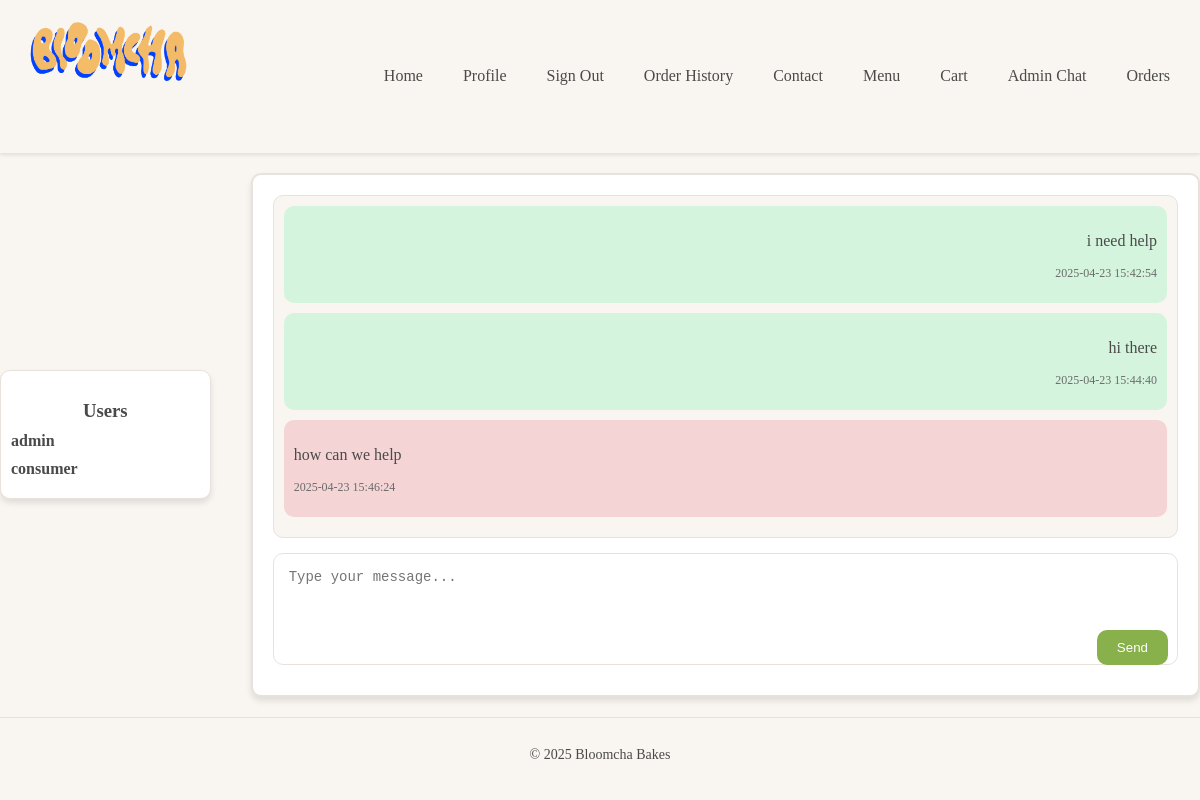
Before: /admin/chat/3 (signed in) with the older database file.
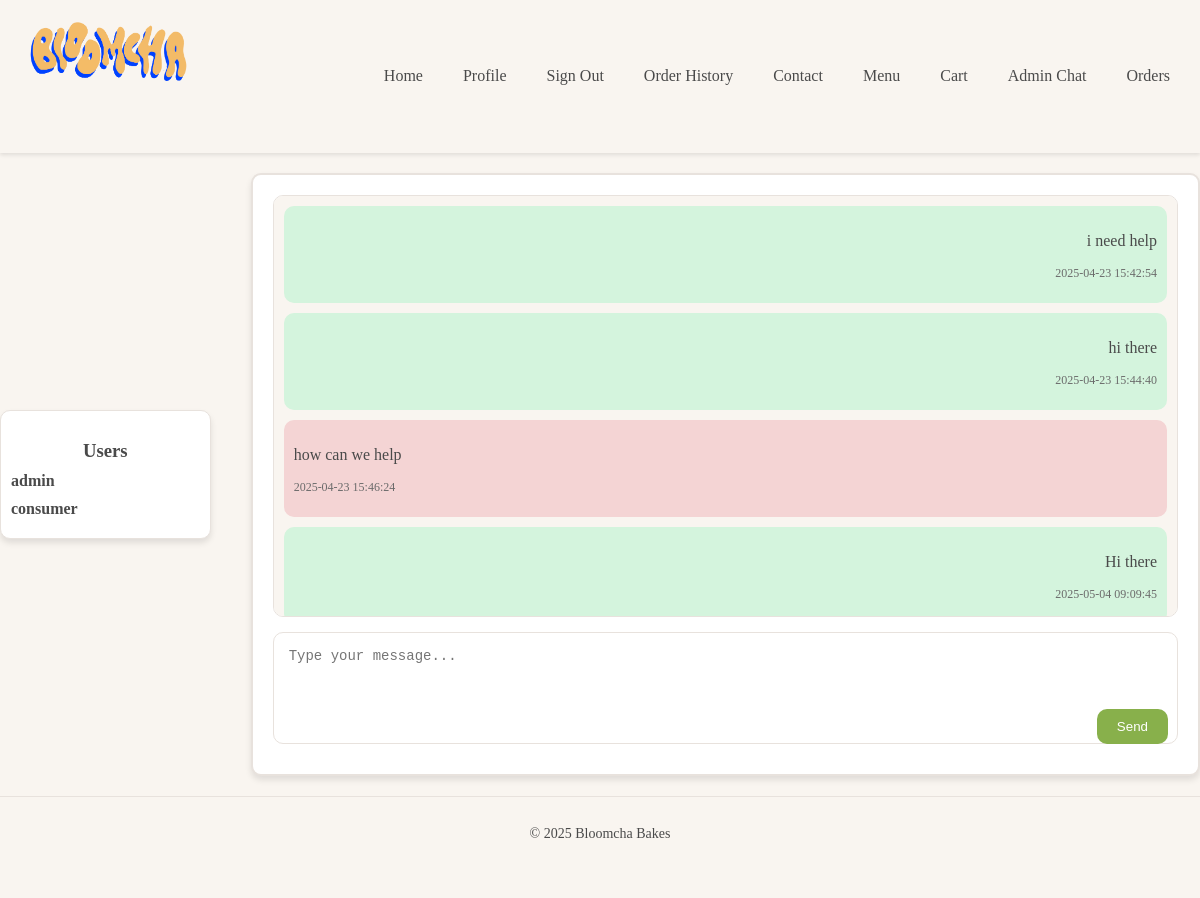
After: the same page with the newer database file.
### CreateDatabase.py (models this page shows)
class User(Base):
    __tablename__ = 'Users'
    user_id = Column(Integer, primary_key=True, autoincrement=True)
    username = Column(String, nullable=False, unique=True)
    name = Column(String, nullable=False)
    email = Column(String, nullable=False, unique=True)
    password = Column(String, nullable=False)
    profile_image = Column(String)  # Path or URL to the profile picture
    location = Column(String)
    role = Column(String, nullable=False, default="Buyer")  # Role: "Administrator" or "Buyer"
    desserts = relationship("Dessert", back_populates="user")
    messages_sent = relationship("Message", foreign_keys="Message.sender_id", back_populates="sender")
    messages_received = relationship("Message", foreign_keys="Message.receiver_id", back_populates="receiver")
    reviews = relationship("Review", foreign_keys="Review.user_id", back_populates="user")
    orders = relationship("Order", back_populates="user")

class Message(Base):
    __tablename__ = 'Messages'
    message_id = Column(Integer, primary_key=True, autoincrement=True)
    sender_id = Column(Integer, ForeignKey('Users.user_id'), nullable=False)
    receiver_id = Column(Integer, ForeignKey('Users.user_id'), nullable=False)
    content = Column(Text, nullable=False)
    timestamp = Column(String, nullable=False)
    sender = relationship("User", foreign_keys=[sender_id], back_populates="messages_sent")
    receiver = relationship("User", foreign_keys=[receiver_id], back_populates="messages_received")

### app.py (the view, shortened to what this page needs)
@app.route('/admin/chat/<int:user_id>', methods=['GET', 'POST'])
def admin_chat_user(user_id):
    if session.get('role') != 'Administrator':  # Check if the user is an admin
        flash('Access denied.', 'error')
        return redirect(url_for('index'))
    messages = db_session.query(Message).filter(
        (Message.sender_id == user_id) |
        (Message.receiver_id == user_id)
    ).order_by(Message.timestamp).all()
    users = db_session.query(User).join(Message, User.user_id == Message.sender_id).distinct().all()
    return render_template('admin_chat.html', users=users, messages=messages, selected_user_id=user_id)

### templates/admin_chat.html (shortened to what this page needs)
{% extends "base.html" %}
{% block content %}
<div class="admin-chat" style="display: flex; justify-content: center; align-items: center;">
    <div class="user-list" style="margin-right: 20px;">
        <h3>Users</h3>
        <ul>
            {% for user in users %}
                <li><a href="{{ url_for('admin_chat_user', user_id=user.user_id) }}">{{ user.username }}</a></li>
            {% endfor %}
        </ul>
    </div>
    <div class="chatbox">
        <div class="chatbox-messages">
            {% for message in messages %}
                <div class="chatbox-message {% if message.sender_id == 1 %}admin-message{% else %}user-message{% endif %}">
                    <p>{{ message.content }}</p>
                    <p class="chatbox-timestamp">{{ message.timestamp }}</p>
                </div>
            {% endfor %}
        </div>
        <form method="POST" action="{{ url_for('admin_chat_user', user_id=selected_user_id if selected_user_id is defined else users[0].user_id) }}" class="chatbox-form" style="display: flex; flex-direction: column; align-items: flex-end;">
            <textarea name="message" placeholder="Type your message..." rows="5" style="width: 100%; margin-bottom: 10px;" required></textarea>
            <button type="submit" style="align-self: flex-end;">Send</button>
        </form>
    </div>
</div>
{% endblock %}

Changed rows visible on the page:
added Message: content "Hi there", timestamp "2025-05-04 09:09:45"
